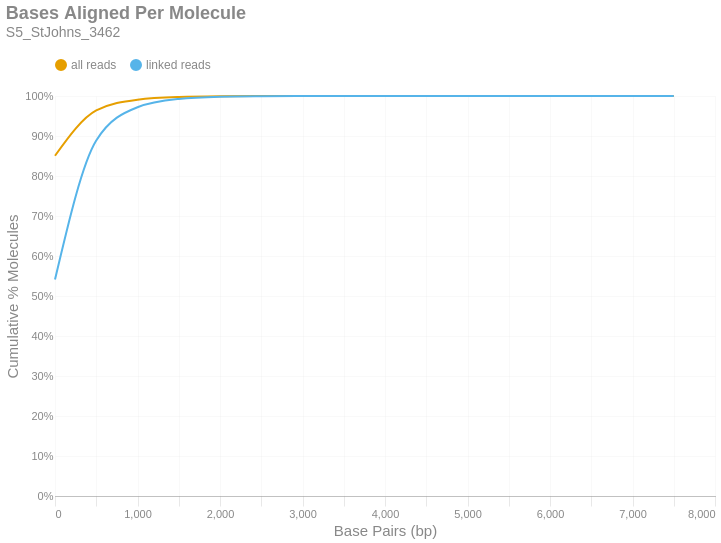

This figure's notebook cell:
### Markdown cell above
### Bases Aligned Per Molecule
This is a cumulative frequency distribution showing the number of base pairs aligned per unique molecule. These data are shown in 500 bp bins. There are two distributions: one with `all reads` (yellow) and another with only `linked reads` (blue). The percent of molecules in the `linked reads` distribution is relative to the total number of linked molecules.

### Code cell
if SKIPLR:
    print_html(f"Skipped")
else:
    binned_df = consolidated_hist(valids['aligned_bp'], mask, 500, True)
    with SafeRender(binned_df):
        (
            density_plot(binned_df, 'Bases Aligned Per Molecule', samplename, 'basesper')
            .encode(
                x=alt.X('bin:Q', title="Base Pairs (bp)").axis(tickMinStep=500).scale(padding=0),
                y=alt.Y('value:Q', title='Cumulative % Molecules')
                    .axis(format='%')
                    .scale(domain = [0,1])
                    .stack(False),
                color=alt.Color("key:N").scale(domain = ["all reads", "linked reads"]),
                tooltip = [
                    alt.Tooltip("key:N", title = "Data Type"),
                    alt.Tooltip("range_label:N", title="Bases Aligned Per Molecule"),
                    alt.Tooltip("value:Q", format = ".2%", title="% Molecules (Cum.)")
                ]
            )
        ).display()

### Figure 1 — Vega-Lite specification as saved in the notebook (floating-point values rounded to 4 significant figures)
{"width": "container", "height": 400, "config": {"title": {"anchor": "start", "dy": -15, "fontSize": 18, "color": "#888888", "subtitleColor": "#888888", "subtitleFontSize": 14}, "arc": {"fill": "#0072B2"}, "axis": {"domainColor": "#888888", "domainWidth": 0.5, "gridWidth": 0.2, "grid": false, "titleFontWeight": 400, "titleFontSize": 15, "labelFontSize": 11, "labelColor": "#888888", "tickColor": "#888888", "tickWidth": 0.2, "titleColor": "#888888"}, "axisBand": {"grid": false}, "axisX": {"grid": true, "tickSize": 10, "domainCap": "round"}, "axisY": {"domain": false, "grid": true, "tickSize": 0, "domainCap": "round"}, "background": "transparent", "header": {"labelFontSize": 15, "labelColor": "#888888", "titleFontSize": 15, "titleFontWeight": 600, "titleColor": "#888888"}, "legend": {"labelFont": "sans-serif", "labelFontSize": 12, "labelColor": "#888888", "symbolSize": 100, "symbolType": "circle", "titleFontSize": 12, "titlePadding": 10, "titleColor": "#888888", "title": null, "orient": "top"}, "range": {"category": ["#E69F00", "#56B4E9", "#009E73", "#F0E442", "#0072B2", "#D55E00", "#CC79A7", "#000000"], "diverging": ["#cfe8f3", "#a2d4ec", "#73bfe2", "#46abdb", "#1696d2", "#12719e"]}, "area": {"fill": "#0072B2", "fillOpacity": 0.7, "line": true, "strokeOpacity": 0.7}, "line": {"color": "#0072B2", "stroke": "#0072B2", "strokeWidth": 2}, "trail": {"color": "#0072B2", "stroke": "#0072B2", "strokeWidth": 0, "size": 1}, "point": {"filled": true, "fillOpacity": 1.0, "size": 95}, "text": {"color": "#888888", "fontSize": 11, "align": "right", "fontWeight": 400, "size": 11}, "bar": {"fill": "#0072B2", "stroke": null}, "view": {"stroke": null, "continuousWidth": 660, "continuousHeight": 400}}, "data": {"name": "data-98972f2de17eb54eee1943aa15c797e1"}, "mark": {"type": "line", "interpolate": "monotone", "point": {"opacity": 0, "size": 275}}, "encoding": {"color": {"field": "key", "scale": {"domain": ["all reads", "linked reads"]}, "type": "nominal"}, "tooltip": [{"field": "key", "title": "Data Type", "type": "nominal"}, {"field": "range_label", "title": "Bases Aligned Per Molecule", "type": "nominal"}, {"field": "value", "format": ".2%", "title": "% Molecules (Cum.)", "type": "quantitative"}], "x": {"axis": {"tickMinStep": 500}, "field": "bin", "scale": {"padding": 0}, "title": "Base Pairs (bp)", "type": "quantitative"}, "y": {"axis": {"format": "%"}, "field": "value", "scale": {"domain": [0, 1]}, "stack": false, "title": "Cumulative % Molecules", "type": "quantitative"}}, "params": [{"name": "param_c36ac31b6afebe62", "select": {"type": "point", "fields": ["key"]}, "bind": "legend"}], "title": {"text": "Bases Aligned Per Molecule", "subtitle": "S5_StJohns_3462"}, "transform": [{"fold": ["all reads (cumsum)", "linked reads (cumsum)"]}, {"calculate": "replace(datum.key, ' (cumsum)', '')", "as": "key"}, {"filter": {"param": "param_c36ac31b6afebe62"}}], "usermeta": {"embedOptions": {"downloadFileName": "S5_StJohns_3462.basesper"}}, "$schema": "https://vega.github.io/schema/vega-lite/v6.1.0.json", "datasets": {"data-98972f2de17eb54eee1943aa15c797e1": [{"bin": "0.0", "interval": "0.0-500.0", "all reads": 0.8506, "linked reads": 0.5411, "all reads (cumsum)": 0.8506, "linked reads (cumsum)": 0.5411, "range_label": "0-499"}, {"bin": "500.0", "interval": "500.0-1000.0", "all reads": 0.1133, "linked reads": 0.3475, "all reads (cumsum)": 0.9638, "linked reads (cumsum)": 0.8886, "range_label": "500-999"}, {"bin": "1000.0", "interval": "1000.0-1500.0", "all reads": 0.02701, "linked reads": 0.08322, "all reads (cumsum)": 0.9909, "linked reads (cumsum)": 0.9718, "range_label": "1000-1499"}, {"bin": "1500.0", "interval": "1500.0-2000.0", "all reads": 0.006744, "linked reads": 0.02078, "all reads (cumsum)": 0.9976, "linked reads (cumsum)": 0.9926, "range_label": "1500-1999"}, {"bin": "2000.0", "interval": "2000.0-2500.0", "all reads": 0.001764, "linked reads": 0.005436, "all reads (cumsum)": 0.9994, "linked reads (cumsum)": 0.998, "range_label": "2000-2499"}, {"bin": "2500.0", "interval": "2500.0-3000.0", "all reads": 0.0004353, "linked reads": 0.001341, "all reads (cumsum)": 0.9998, "linked reads (cumsum)": 0.9994, "range_label": "2500-2999"}, {"bin": "3000.0", "interval": "3000.0-3500.0", "all reads": 0.0001341, "linked reads": 0.0004133, "all reads (cumsum)": 0.9999, "linked reads (cumsum)": 0.9998, "range_label": "3000-3499"}, {"bin": "3500.0", "interval": "3500.0-4000.0", "all reads": 4.295e-05, "linked reads": 0.0001323, "all reads (cumsum)": 1.0, "linked reads (cumsum)": 0.9999, "range_label": "3500-3999"}, {"bin": "4000.0", "interval": "4000.0-4500.0", "all reads": 1.572e-05, "linked reads": 4.843e-05, "all reads (cumsum)": 1.0, "linked reads (cumsum)": 1.0, "range_label": "4000-4499"}, {"bin": "4500.0", "interval": "4500.0-5000.0", "all reads": 6.847e-06, "linked reads": 2.11e-05, "all reads (cumsum)": 1.0, "linked reads (cumsum)": 1.0, "range_label": "4500-4999"}, {"bin": "5000.0", "interval": "5000.0-5500.0", "all reads": 3.112e-06, "linked reads": 9.589e-06, "all reads (cumsum)": 1.0, "linked reads (cumsum)": 1.0, "range_label": "5000-5499"}, {"bin": "5500.0", "interval": "5500.0-6000.0", "all reads": 9.337e-07, "linked reads": 2.877e-06, "all reads (cumsum)": 1.0, "linked reads (cumsum)": 1.0, "range_label": "5500-5999"}, {"bin": "6000.0", "interval": "6000.0-6500.0", "all reads": 0.0, "linked reads": 0.0, "all reads (cumsum)": 1.0, "linked reads (cumsum)": 1.0, "range_label": "6000-6499"}, {"bin": "6500.0", "interval": "6500.0-7000.0", "all reads": 1.556e-07, "linked reads": 4.795e-07, "all reads (cumsum)": 1.0, "linked reads (cumsum)": 1.0, "range_label": "6500-6999"}, {"bin": "7000.0", "interval": "7000.0-7500.0", "all reads": 3.112e-07, "linked reads": 9.589e-07, "all reads (cumsum)": 1.0, "linked reads (cumsum)": 1.0, "range_label": "7000-7499"}, {"bin": "7500.0", "interval": "7500.0-8000.0", "all reads": 1.556e-07, "linked reads": 4.795e-07, "all reads (cumsum)": 1.0, "linked reads (cumsum)": 1.0, "range_label": "7500-7999"}]}}
